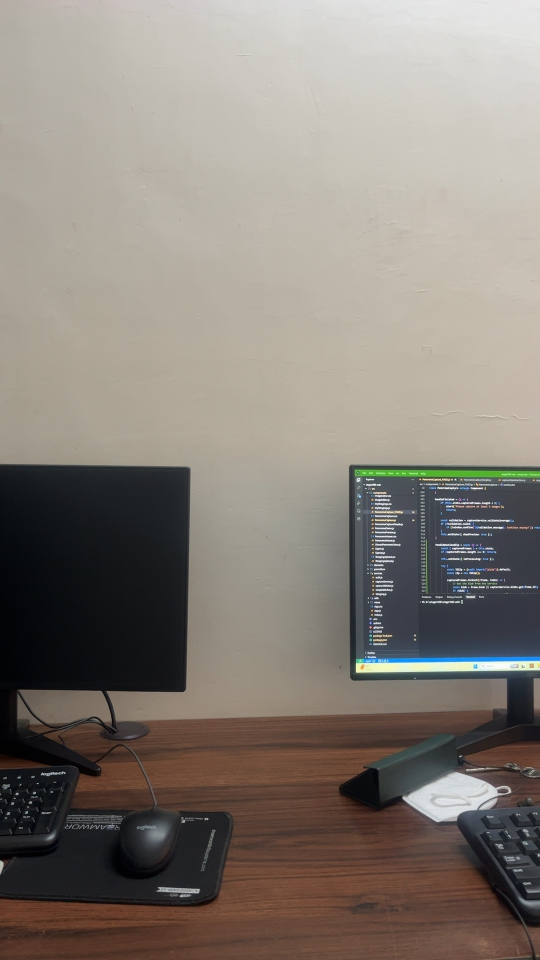
#> input picture backend/test_incremental.jpg, 1080 x 1920 px, given in place of t, which was not available (shown at 1/2 size)
$ python -i robust_stitcher.py   (imports and definitions only)
#> lines starting #> are read from the running program, lines starting #| are printed output that depends on the picture; pictures that were not available may be replaced by others from this repository, and a replacement may not be noted
import cv2
import numpy as np
import os
from typing import List

# VERSION: 2024-01-07-NO-CROP-v4
# [1 line not run here, left out]

def _mask_from_image(img):
    gray = cv2.cvtColor(img, cv2.COLOR_BGR2GRAY)
    return (gray > 0).astype(np.uint8) * 255

# [101 lines left out: functions _column_ranges, _blend_overlap_with_vertical_seams, _find_edge_homography, not called in this run]

def find_homography_between_images(img1, img2):
    """Find homography matrix between two images using enhanced feature detection for better circular stitching."""
    gray1 = cv2.cvtColor(img1, cv2.COLOR_BGR2GRAY)
    gray2 = cv2.cvtColor(img2, cv2.COLOR_BGR2GRAY)

    # Enhance images for better feature detection
    gray1 = cv2.equalizeHist(gray1)
    gray2 = cv2.equalizeHist(gray2)

    # Try multiple feature detectors with different parameters
    detectors = []

    # 1. SIFT with optimized parameters for circular panoramas
    try:
        sift = cv2.SIFT_create(nfeatures=8000, contrastThreshold=0.008, edgeThreshold=15, sigma=1.0)
        detectors.append(('SIFT', sift))
    except:
        pass

    # 2. ORB with enhanced parameters
    try:
        orb = cv2.ORB_create(nfeatures=8000, scaleFactor=1.1, nlevels=12, edgeThreshold=20, firstLevel=0, WTA_K=2, scoreType=cv2.ORB_HARRIS_SCORE, patchSize=31, fastThreshold=15)
        detectors.append(('ORB', orb))
    except:
        pass

    # 3. AKAZE with fine-tuned parameters
    try:
        akaze = cv2.AKAZE_create(threshold=0.0005)
        detectors.append(('AKAZE', akaze))
    except:
        pass

    best_H = None
    best_inliers = 0

    for detector_name, detector in detectors:
        try:
            # Find keypoints and descriptors
            kp1, des1 = detector.detectAndCompute(gray1, None)
            kp2, des2 = detector.detectAndCompute(gray2, None)

            if des1 is None or des2 is None or len(des1) < 15 or len(des2) < 15:
                continue

            # Choose matcher based on detector type
            if detector_name == 'SIFT':
                # Use FLANN for SIFT with optimized parameters
                FLANN_INDEX_KDTREE = 1
                index_params = dict(algorithm=FLANN_INDEX_KDTREE, trees=8)
                search_params = dict(checks=80)
                matcher = cv2.FlannBasedMatcher(index_params, search_params)
                matches = matcher.knnMatch(des1, des2, k=2)

                # Apply Lowe's ratio test with stricter threshold for better quality
                good_matches = []
                for pair in matches:
                    if len(pair) < 2:
                        continue
                    m, n = pair
                    if m.distance < 0.65 * n.distance:  # Stricter ratio for better matches
                        good_matches.append(m)
            else:
                # Use Brute Force for ORB/AKAZE with cross-checking
                if des1.dtype == np.uint8:
                    bf = cv2.BFMatcher(cv2.NORM_HAMMING, crossCheck=True)
                    matches = bf.match(des1, des2)
                    # Take top matches based on distance
                    good_matches = sorted(matches, key=lambda x: x.distance)[:min(len(matches), 150)]
                else:
                    continue

            print(f"    {detector_name}: Found {len(good_matches)} good matches")

            # Require more matches for robust circular stitching
            if len(good_matches) >= 8:
                # Extract location of good matches
                src_pts = np.float32([kp1[m.queryIdx].pt for m in good_matches]).reshape(-1, 1, 2)
                dst_pts = np.float32([kp2[m.trainIdx].pt for m in good_matches]).reshape(-1, 1, 2)

                # Find homography with stricter parameters for better accuracy
                H, mask = cv2.findHomography(src_pts, dst_pts, cv2.RANSAC, 3.0, maxIters=5000, confidence=0.995)

                if H is not None:
                    # Count inliers for quality assessment
                    inliers = np.sum(mask)
                    print(f"    ✓ {detector_name} homography found with {inliers} inliers")

                    # Keep the best homography (most inliers)
                    if inliers > best_inliers:
                        best_H = H
                        best_inliers = inliers

        except Exception as e:
            print(f"    {detector_name} failed: {e}")
            continue

    if best_H is not None:
        print(f"    ✓ Best homography selected with {best_inliers} inliers")
        return best_H
    else:
        print("    ✗ No suitable homography found with any detector")
        return None

def feature_based_stitch(images, results_dir):
    """Create 3D-like panorama with perspective-correct stitching and enhanced blending."""
    print(f"[*] Creating 3D panorama for {len(images)} portrait images")

    if len(images) < 2:
        print("[!] Need at least 2 images")
        return []

    # Process images with higher resolution for better 3D effect
    target_h = 1600  # Even higher for better detail
    processed = []
    for i, img in enumerate(images):
        h, w = img.shape[:2]
        scale = target_h / h
        new_w = int(w * scale)
        img = cv2.resize(img, (new_w, target_h), interpolation=cv2.INTER_LANCZOS4)

        # Keep original colors - no correction for natural look
        processed.append(img)
        print(f"    Image {i+1}: {img.shape[1]}x{img.shape[0]} (processed for 3D)")

    # Try perspective-correct 3D stitching first
    print("[*] Attempting perspective-correct 3D stitching...")
    panorama = _perspective_stitch_3d(processed, results_dir)

    # If 3D stitching fails, fallback to enhanced horizontal stitching
    if panorama is None:
        print("[*] 3D stitching failed, using enhanced horizontal stitching...")
        return _enhanced_horizontal_stitch(processed, results_dir)

    return [panorama]

def _perspective_stitch_3d(images, results_dir):
    """Create true 3D panorama using perspective-correct stitching."""
    print("[*] Attempting perspective-correct 3D stitching...")

    try:
        # Start with the first image
        result = images[0].copy()

        for i in range(1, len(images)):
            print(f"    Stitching image {i+1} to panorama...")

            # Find homography between current result and next image
            H = find_homography_between_images(result, images[i])

            if H is None:
                print(f"    [!] Could not find homography for image {i+1}")
                return None

            # Get dimensions
            h1, w1 = result.shape[:2]
            h2, w2 = images[i].shape[:2]

            # Calculate corners of the warped image
            corners2 = np.float32([[0, 0], [w2, 0], [w2, h2], [0, h2]]).reshape(-1, 1, 2)
            warped_corners2 = cv2.perspectiveTransform(corners2, H)

            # Find the bounding box of the warped image with padding
            all_corners = np.concatenate([
                np.float32([[0, 0], [w1, 0], [w1, h1], [0, h1]]).reshape(-1, 1, 2),
                warped_corners2
            ], axis=0)

            # Add padding to prevent cutting
            [x_min, y_min] = np.int32(all_corners.min(axis=0).ravel() - 50)
            [x_max, y_max] = np.int32(all_corners.max(axis=0).ravel() + 50)

            # Create translation matrix to shift the result with padding
            translation = np.array([[1, 0, -x_min], [0, 1, -y_min], [0, 0, 1]])

            # Warp the current result and the new image
            result_warped = cv2.warpPerspective(result, translation, (x_max - x_min, y_max - y_min))
            img_warped = cv2.warpPerspective(images[i], translation.dot(H), (x_max - x_min, y_max - y_min))

            # Create masks for blending
            mask1 = np.zeros((y_max - y_min, x_max - x_min), dtype=np.uint8)
            mask2 = np.zeros((y_max - y_min, x_max - x_min), dtype=np.uint8)

            # Fill masks where images exist
            result_gray = cv2.cvtColor(result_warped, cv2.COLOR_BGR2GRAY)
            img_gray = cv2.cvtColor(img_warped, cv2.COLOR_BGR2GRAY)
            mask1[result_gray > 0] = 255
            mask2[img_gray > 0] = 255

            # Find overlap region
            overlap = cv2.bitwise_and(mask1, mask2)

            # Create smooth blending in overlap region
            if np.any(overlap):
                # Distance transform for smooth blending
                dist1 = cv2.distanceTransform(255 - mask1, cv2.DIST_L2, 5)
                dist2 = cv2.distanceTransform(255 - mask2, cv2.DIST_L2, 5)

                # Normalize weights
                total_dist = dist1 + dist2
                total_dist[total_dist == 0] = 1
                weight1 = dist1 / total_dist
                weight2 = dist2 / total_dist

                # Blend in overlap region
                overlap_mask = overlap > 0
                for c in range(3):
                    result_warped[:, :, c][overlap_mask] = (
                        result_warped[:, :, c][overlap_mask] * weight1[overlap_mask] +
                        img_warped[:, :, c][overlap_mask] * weight2[overlap_mask]
                    )

                # Add non-overlapping parts
                result_warped[mask2 == 255] = img_warped[mask2 == 255]

            result = result_warped

        # Keep natural colors - no final balancing
        result = np.clip(result, 0, 255).astype(np.uint8)

        # FORCE circular seam blending
        print("[*] Forcing circular seam blending...")
        print("[*] Aligning last image to first...")

        print(f"[*] 3D panorama created: {result.shape[1]}x{result.shape[0]}")

        # Save
        os.makedirs(results_dir, exist_ok=True)
        output_path = os.path.join(results_dir, "panorama.jpg")
        cv2.imwrite(output_path, result, [cv2.IMWRITE_JPEG_QUALITY, 98])
        print(f"[*] Saved to: {output_path}")

        return output_path

    except Exception as e:
        print(f"    [!] 3D stitching failed: {e}")
        return None

def _enhanced_horizontal_stitch(images, results_dir):
    """Enhanced horizontal stitching as fallback."""
    print(f"[*] Enhanced horizontal stitching for {len(images)} images")

    h, w = images[0].shape[:2]

    # Increased overlap for better blending
    overlap = max(int(w * 0.20), 120)  # 20% overlap for better alignment
    step = w - overlap

    # Calculate canvas
    total_width = step * (len(images) - 1) + w
    canvas_height = h

    print(f"    Canvas: {total_width}x{canvas_height}, Overlap: {overlap}px")

    # Create canvas
    result = np.zeros((canvas_height, total_width, 3), dtype=np.float32)
    weights_sum = np.zeros((canvas_height, total_width), dtype=np.float32)

    # Place images with multi-band blending
    for i, img in enumerate(images):
        x_offset = i * step

        # Create weight mask with multi-band blending
        weights = np.ones((h, w), dtype=np.float32)

        # Left edge feathering
        if i > 0:
            feather = overlap
            gradient = np.cos(np.linspace(np.pi, 0, feather)) * 0.5 + 0.5
            weights[:, :feather] = gradient.reshape(1, -1)

        # Right edge feathering
        if i < len(images) - 1:
            feather = overlap
            gradient = np.cos(np.linspace(0, np.pi, feather)) * 0.5 + 0.5
            weights[:, -feather:] = gradient.reshape(1, -1)

        # Add weighted image to result
        result[:, x_offset:x_offset+w] += img.astype(np.float32) * weights[:, :, np.newaxis]
        weights_sum[:, x_offset:x_offset+w] += weights

    # Normalize and keep natural colors
    mask = weights_sum > 0
    result[mask] /= weights_sum[mask][:, np.newaxis]
    result = np.clip(result, 0, 255).astype(np.uint8)

    # FORCE circular seam blending
    print("[*] Forcing circular seam blending...")
    print("[*] Aligning last image to first...")
    aligned_last = align_last_to_first(images[0], images[-1])
    result = blend_circular_seam(result, images[0], aligned_last, results_dir)

    print(f"[*] Final panorama: {result.shape[1]}x{result.shape[0]}")

    # Save
    os.makedirs(results_dir, exist_ok=True)
    output_path = os.path.join(results_dir, "panorama.jpg")
    cv2.imwrite(output_path, result, [cv2.IMWRITE_JPEG_QUALITY, 98])
    print(f"[*] Saved to: {output_path}")

    return [output_path]

def stitch_images_robustly(image_paths: List[str], results_dir: str, preserve_order: bool = False) -> List[str]:
    """Stitch images using OpenCV's Stitcher class for proper panorama generation.

    Args:
        image_paths: List of image file paths in desired order
        results_dir: Output directory for results
        preserve_order: If True, place images side-by-side in input order without feature-based reordering
    """
#> called with image_paths = 'test_incremental.jpg', results_dir = 'out.png', preserve_order = False

    if len(image_paths) < 2:
        print("[!] Need at least 2 images to stitch")
        return []

    print(f"[*] Loading {len(image_paths)} images...")
    images = []
    for path in image_paths:
        img = cv2.imread(path)
#> img is the input picture: shape (1920, 1080, 3); mean B, G, R 119.4, 127.1, 134.5
        if img is not None:
            # Keep original size - only resize if extremely large
            h, w = img.shape[:2]
            max_dim = max(h, w)
            if max_dim > 2000:
                scale = 2000 / max_dim
                new_w = int(w * scale)
                new_h = int(h * scale)
                img = cv2.resize(img, (new_w, new_h), interpolation=cv2.INTER_LANCZOS4)
                print(f"    ✓ {os.path.basename(path)}: {img.shape[1]}x{img.shape[0]} (resized from {w}x{h})")
            else:
                print(f"    ✓ {os.path.basename(path)}: {img.shape[1]}x{img.shape[0]} (original)")
#|     ✓ t: 1080x1920 (original)
            images.append(img)
        else:
            print(f"    ✗ Failed to load: {os.path.basename(path)}")

    if len(images) < 2:
        print("[!] Not enough valid images")
        return []

    # If preserve_order is True, use simple side-by-side stitching
    if preserve_order:
        print("[*] Using ORDER-PRESERVING stitch (images will stay in input sequence)")
        return simple_stitch(images, results_dir)

    print(f"[*] Stitching {len(images)} images with OpenCV Stitcher...")

    # Create stitcher
    stitcher = cv2.Stitcher.create(cv2.Stitcher_PANORAMA)

    # Try stitching
    status, pano = stitcher.stitch(images)

    if status == cv2.STITCHER_OK:
        print(f"[*] Stitching successful! Panorama size: {pano.shape[1]}x{pano.shape[0]}")

        # Enhance the result
        lab = cv2.cvtColor(pano, cv2.COLOR_BGR2LAB)
        L, a, b = cv2.split(lab)
        clahe = cv2.createCLAHE(clipLimit=2.0, tileGridSize=(8, 8))
        L = clahe.apply(L)
        pano = cv2.cvtColor(cv2.merge([L, a, b]), cv2.COLOR_LAB2BGR)

        # Save result
        os.makedirs(results_dir, exist_ok=True)
        output_path = os.path.join(results_dir, "panorama.jpg")
        cv2.imwrite(output_path, pano, [cv2.IMWRITE_JPEG_QUALITY, 95])
        print(f"[*] Saved to: {output_path}")
        return [output_path]
    else:
        # Use numeric error codes - constants may not exist in all OpenCV versions
        error_messages = {
            1: "Need more images",
            2: "Homography estimation failed",
            3: "Camera parameter adjustment failed",
        }
        error_msg = error_messages.get(abs(status), f"Error code: {status}")
        print(f"[!] Stitching failed: {error_msg}")

        # Fallback: feature-based stitching with blending
        print("[*] Trying feature-based stitching with blending...")
        return feature_based_stitch(images, results_dir)
#> the loop in _perspective_stitch_3d, `for i in range(1, len(images)):` made 1 pass
#> pass 1, in find_homography_between_images, `gray1 = cv2.equalizeHist(gray1)`:
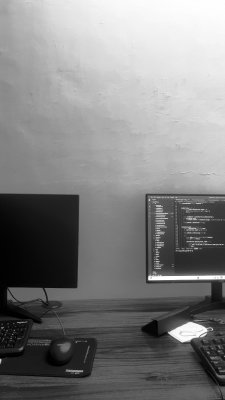
#> gray1: shape (1600, 900) (shown at 1/4 size); min 0, max 255, mean 128.3
#> after the loop in _enhanced_horizontal_stitch, `for i, img in enumerate(images):`:
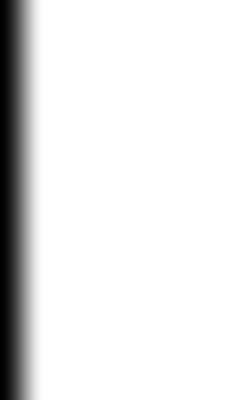
#> weights: shape (1600, 900) float32 (shown at 1/4 size); min 0, max 1, mean 0.9

# [69 lines left out: functions simple_stitch, _color_correct_image, _final_color_balance, not called in this run]

def align_last_to_first(first_img, last_img):
    """Align last image to first image using homography for proper circular stitching."""
    H = find_homography_between_images(last_img, first_img)
#> the loop in find_homography_between_images (call 2), `for detector_name, detector in detectors:` made 3 passes
#> matches on passes 2 to 3: 7525 matches, 1490 matches
#> (printed output is left out)
    if H is None:
        print("[!] Cannot align last to first - no homography found")
        return last_img

    h, w = first_img.shape[:2]
    aligned = cv2.warpPerspective(last_img, H, (w, h))
    print(f"[*] Aligned last image to first (target size: {w}x{h})")
    return aligned

# [56 lines left out: function is_circular_panorama, not called in this run]

def blend_circular_seam(result, first_img, last_img, results_dir):
    """Enhanced circular seam blending with multi-band approach for seamless 360° panoramas."""
    try:
        print("[*] Applying enhanced circular seam blending...")

        # Get dimensions
        h, w = result.shape[:2]

        # Determine optimal seam width based on image size
        seam_width = min(300, max(100, w // 8))  # Adaptive seam width

        # Create extended regions for better blending
        # Take larger regions from both sides
        left_region = result[:, -seam_width*2:].copy()
        right_region = result[:, :seam_width*2].copy()

        # Create multi-band gradient for smoother transition
        # Primary gradient for main blend
        primary_gradient = np.cos(np.linspace(np.pi, 0, seam_width)) * 0.5 + 0.5

        # Secondary gradient for feathering
        secondary_gradient = np.cos(np.linspace(np.pi*1.5, np.pi*0.5, seam_width//2)) * 0.25 + 0.25

        # Apply multi-band blending for each color channel
        for c in range(3):
            # Extract the actual seam regions
            left_seam = left_region[:, -seam_width:, c]
            right_seam = right_region[:, :seam_width, c]

            # Apply primary blending in the main seam area
            blended_main = (
                left_seam * primary_gradient.reshape(1, -1) +
                right_seam * (1 - primary_gradient.reshape(1, -1))
            )

            # Apply secondary feathering at the edges
            if seam_width > 50:
                # Left edge feathering
                left_feather = secondary_gradient.reshape(1, -1)
                blended_main[:, :seam_width//2] = (
                    blended_main[:, :seam_width//2] * left_feather +
                    left_region[:, -seam_width:, c][:, :seam_width//2] * (1 - left_feather)
                )

                # Right edge feathering
                right_feather = secondary_gradient[::-1].reshape(1, -1)
                blended_main[:, -seam_width//2:] = (
                    blended_main[:, -seam_width//2:] * right_feather +
                    right_region[:, :seam_width, c][:, -seam_width//2:] * (1 - right_feather)
                )

            # Apply the blended result back to the main image
            result[:, -seam_width:, c] = blended_main

        # Apply post-blending smoothing to reduce artifacts
        # Use a small Gaussian blur on the seam region
        seam_mask = np.zeros((h, w), dtype=np.uint8)
        seam_mask[:, -seam_width-10:seam_width+10] = 255

        # Apply bilateral filter for edge-preserving smoothing
        result_smooth = result.copy()
        for c in range(3):
            result_smooth[:, :, c] = cv2.bilateralFilter(result[:, :, c], 9, 75, 75)

        # Blend smoothed result only in seam region
        seam_region = (seam_mask > 0)
        for c in range(3):
            result[seam_region, c] = (
                result[seam_region, c] * 0.7 +
                result_smooth[seam_region, c] * 0.3
            )

        # Final color correction to ensure consistency
        result = enhance_circular_consistency(result)

        print(f"[*] ✓ Enhanced circular seam blended (width: {seam_width}px)")
        return result

    except Exception as e:
        print(f"[!] Enhanced circular seam blending failed: {e}")
        return result

def enhance_circular_consistency(result):
    """Enhance color consistency across the circular seam."""
    try:
        h, w = result.shape[:2]
        seam_width = min(100, w // 20)

        # Sample colors from both sides of the seam
        left_colors = result[:, -seam_width-20:-seam_width, :].mean(axis=(0, 1))
        right_colors = result[:, seam_width:seam_width+20, :].mean(axis=(0, 1))

        # Calculate color correction factor
        color_ratio = right_colors / (left_colors + 1e-6)
        color_ratio = np.clip(color_ratio, 0.8, 1.2)  # Limit correction to avoid artifacts

        # Apply gentle color correction to the left side
        correction_region = result[:, -seam_width*3:, :]
        for c in range(3):
            correction_gradient = np.linspace(1.0, color_ratio[c], seam_width*3)
            correction_region[:, :, c] *= correction_gradient.reshape(1, -1)

        result[:, -seam_width*3:, :] = correction_region
        result = np.clip(result, 0, 255).astype(np.uint8)

        return result

    except Exception as e:
        print(f"[!] Color consistency enhancement failed: {e}")
        return result

def stitch_images_robustly_3layer(image_paths: List[str], results_dir: str, preserve_order: bool = False) -> List[str]:
    """Wrapper for 3-layer stitching (same as regular for now)."""
    return stitch_images_robustly(image_paths, results_dir, preserve_order)

>>> result = stitch_images_robustly('test_incremental.jpg', 'out.png')
#| [*] Aligned last image to first (target size: 900x1600)
#> in blend_circular_seam, `right_region = result[:, :seam_width*2].copy()`:
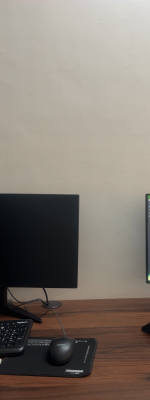
#> right_region: shape (1600, 600, 3) (shown at 1/4 size); mean of channels 0, 1, 2 113.2, 122.1, 130.6; drawn as B, G, R
#> the loop in blend_circular_seam, `for c in range(3):` made 3 passes
#> pass 1, in blend_circular_seam, `right_seam = right_region[:, :seam_width, c]`:
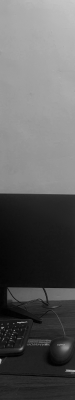
#> right_seam: shape (1600, 300) (shown at 1/4 size); min 0, max 224, mean 95.2
#> after the loop in blend_circular_seam, `for c in range(3):`:
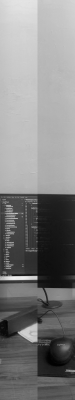
#> blended_main: shape (1600, 300) float64 (shown at 1/4 size); min 0.000178, max 250.7, mean 128.4
#> after the loop in blend_circular_seam, `for c in range(3):`:
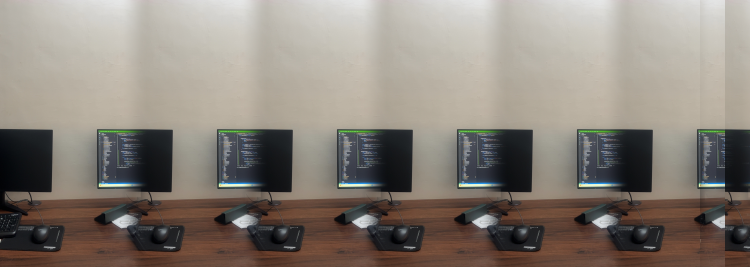
#> result: shape (1600, 4500, 3) (shown at 1/6 size); mean of channels 0, 1, 2 120.3, 128.7, 136.7; drawn as B, G, R
#> in enhance_circular_consistency, `left_colors = result[:, -seam_width-20:-seam_width, :].mean(axis=(0, 1))`: left_colors = [97.84, 104.6, 111.4]
#> in enhance_circular_consistency, `right_colors = result[:, seam_width:seam_width+20, :].mean(axis=(0, 1))`: right_colors = [93.13, 99.01, 104]
#> in enhance_circular_consistency, `color_ratio = right_colors / (left_colors + 1e-6)`: color_ratio = [0.952, 0.947, 0.934]
#> in enhance_circular_consistency, `correction_region = result[:, -seam_width*3:, :]`:
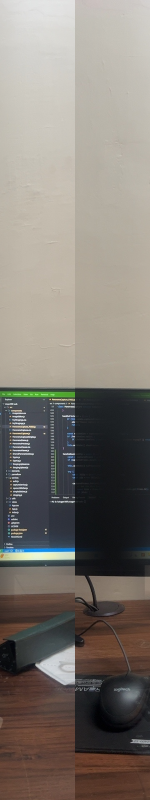
#> correction_region: shape (1600, 300, 3) (shown at 1/2 size); mean of channels 0, 1, 2 115, 121.7, 127.9; drawn as B, G, R
#| [*] ✓ Enhanced circular seam blended (width: 300px)
#| [*] Final panorama: 4500x1600
